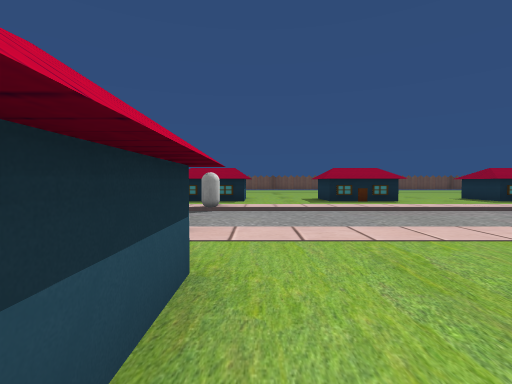
View 1 (above)

24 first-person views from a walk through a scene from a Unity 3-D project. The camera is 0.59 m above the floor, tilts 2° down and sees 85° across. The floor is counted in squares, 1 m on a side. Each view is taken from the middle of a square. On the plan, view 1 faces up. The plan holds only what a view shows up to about 9 squares ahead; the rest is blank. The place goes on beyond the plan. Some surface patterns are stand-ins.

View 2
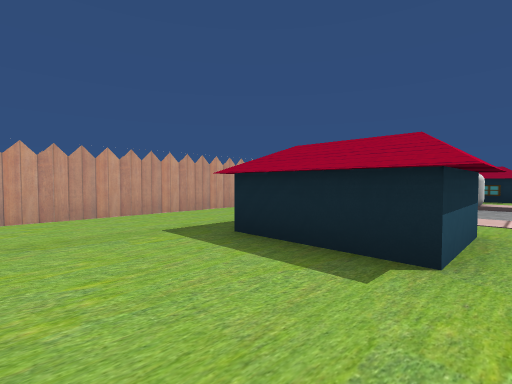

View 3
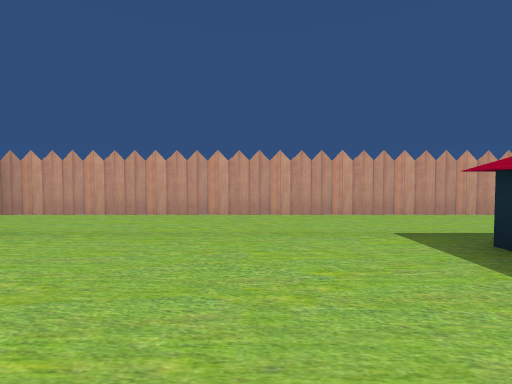

View 4
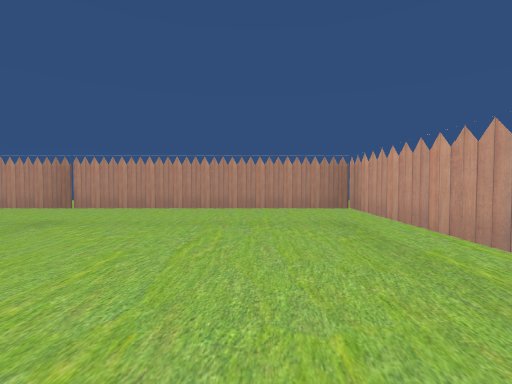

View 5
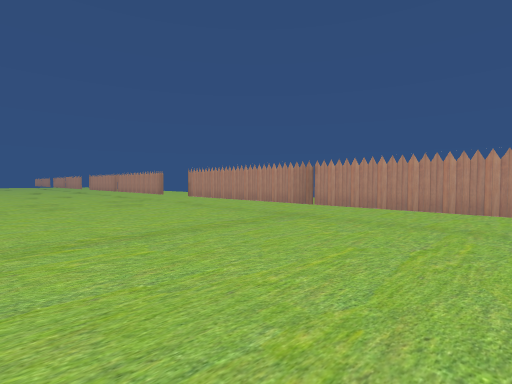

View 6
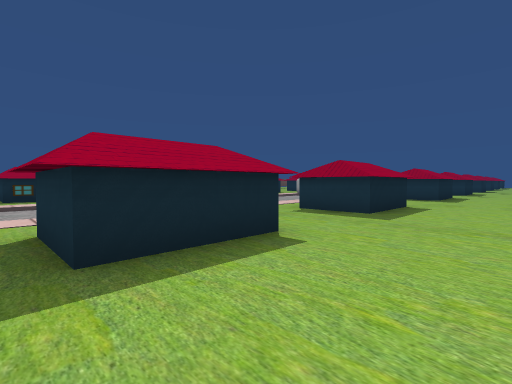

View 7
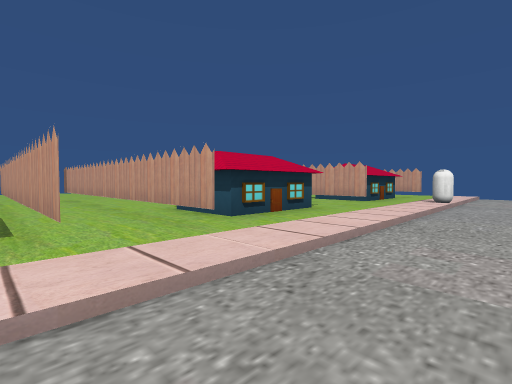

View 8
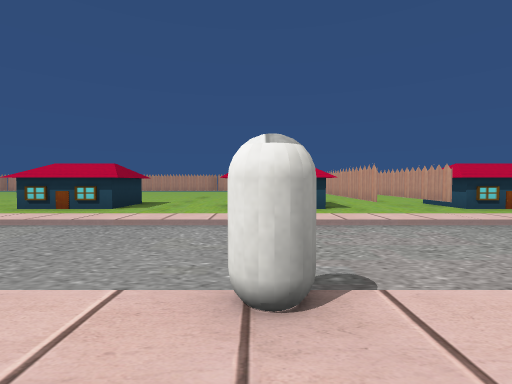

View 9
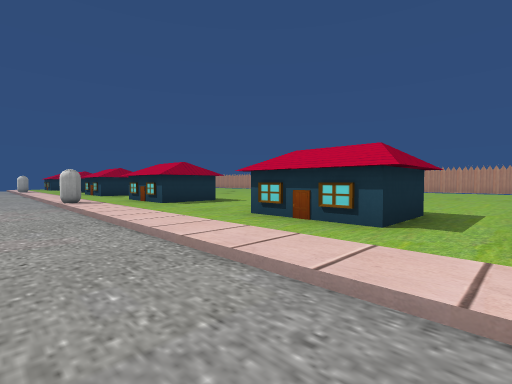

View 10
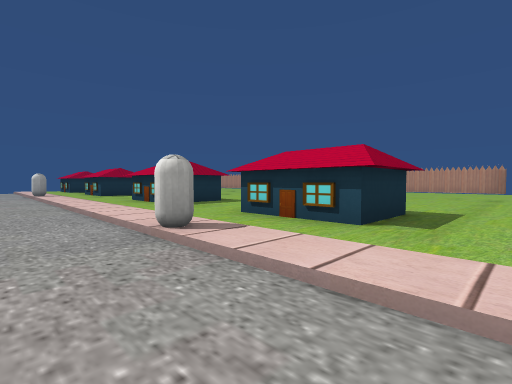

View 11
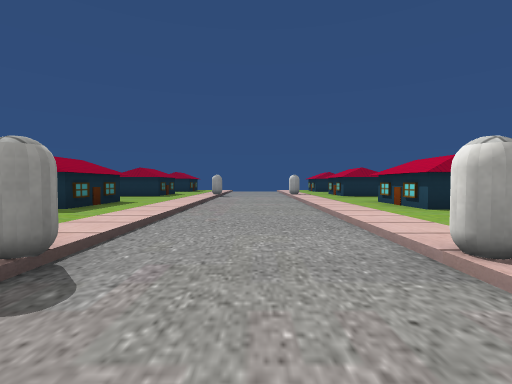

View 12
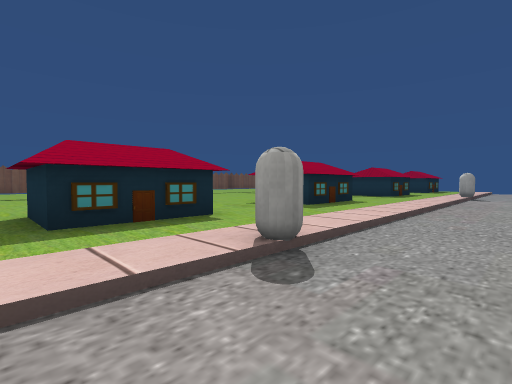

View 13
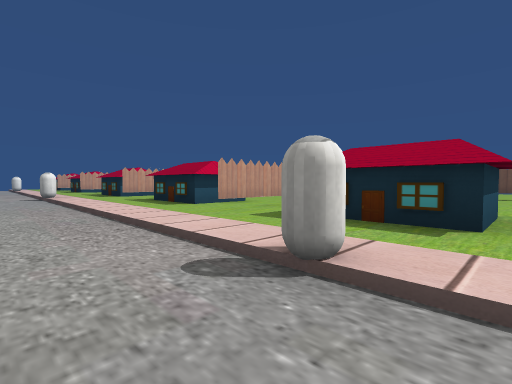

View 14
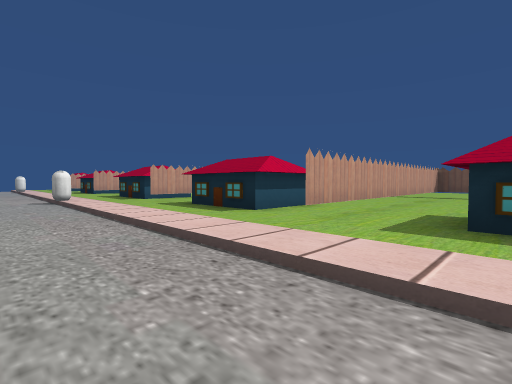

View 15
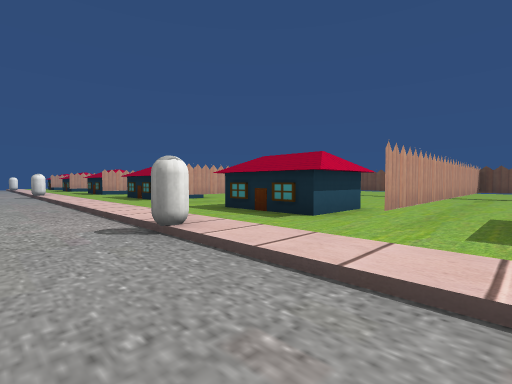

View 16
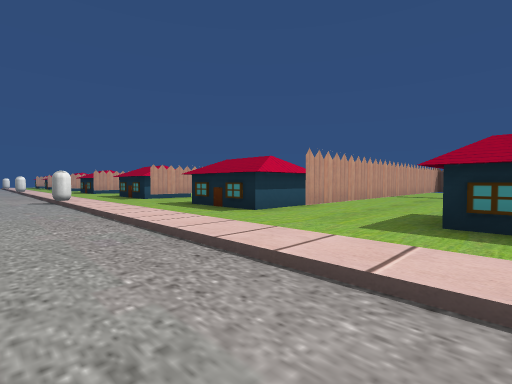

View 17
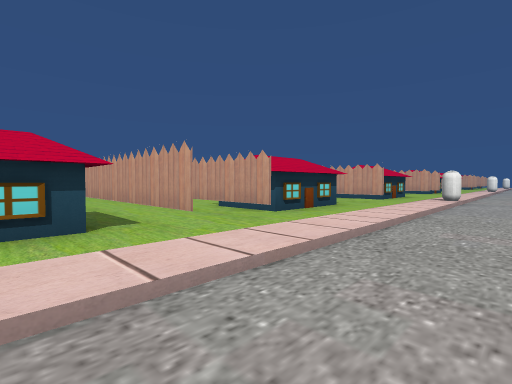

View 18
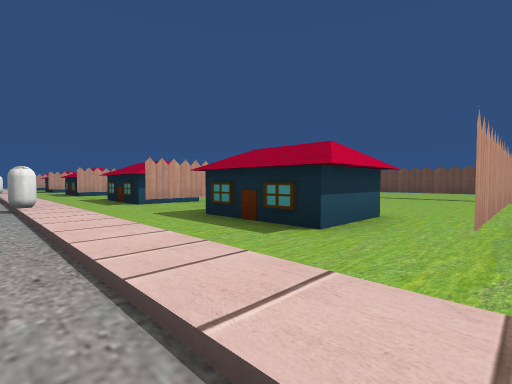

View 19
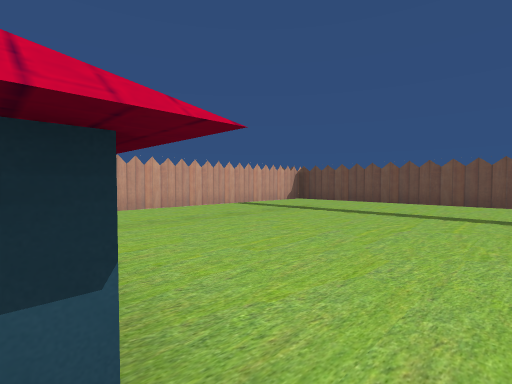

View 20
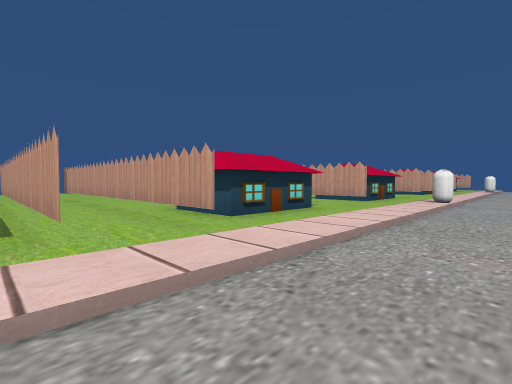

View 21
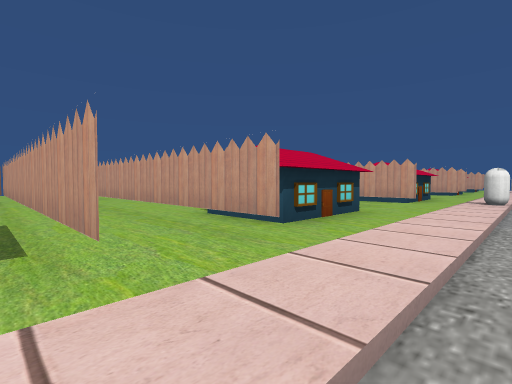

View 22
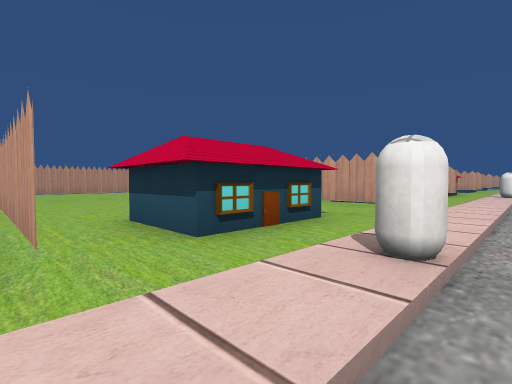

View 23
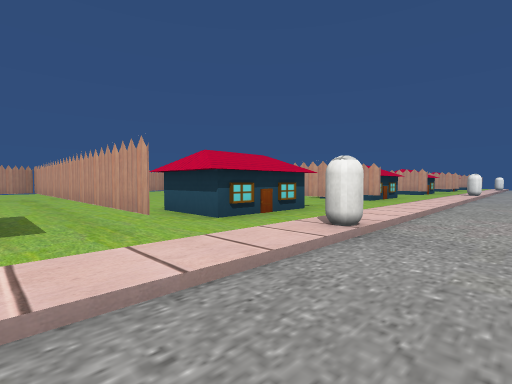

View 24
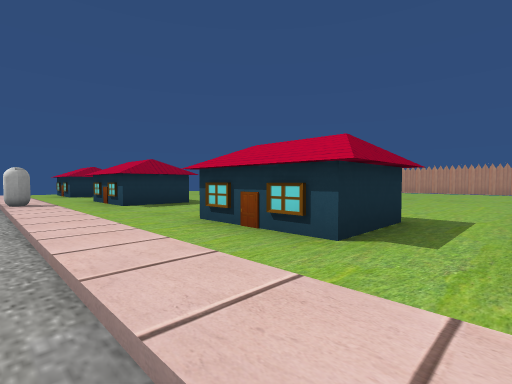

### Floor plan
Key: @ floor where view 1 was taken; # wall or solid block; . main floor; - floor 0.1 m lower than the main floor; ^ raised ledge; C capsule; T thing the floor can be seen under or through.
Columns run from 5 left of view 1 to 28 right of it. Each row starts with its distance up from view 1.
 18                           .....
 17                          ......
 16                      ####TTTTTT#
 15                     .#....T....#
 14                     .#....T....#
 13                     .T....T....#
 12                    ..T....T....#.
 11                    ..T....T....#.
 10    #            #  #.T.# ^T^ #..^
  9    ##^ ^##. .##^#^##.T.##^T^##..^#
  8    ...............................
  7   ..C.........C.........C.........
  6   --------------------------------
  5   --------------------------------
  4   --------------------------------
  3   ..C.........C.........C........C
  2 ..#^^..^^^T.#^^..^^^T.#^^..^^^##.^
  1 ..^ #..^ #T.^  ..^ #T.^##..^ ###^
  0 ..T^^@.^^^T.T^ ..^ ^T.#^^..^ ^##^^
 -1 .T.... ...TT..   . .T#....#... #
 -2 .T.... ...TT..   ...T#....#..  #
 -3 .T.... ...TT..   ...##....#..
 -4 .T.... ...TT.    ...##....#..
 -5 ..TTTTTTTTT.T   #####.#TTT#TTT
 -6 ............     ..  .........
 -7  .........           ..   ...

Where each view was taken, in squares from view 1:
view 1: 0 up, 0 right, facing up
view 2: 2 down, 0 right, facing up-left
view 3: 2 down, 0 right, facing left
view 4: 1 down, 2 left, facing down
view 5: 1 down, 2 left, facing down-right
view 6: 2 down, 3 left, facing up-right
view 7: 5 up, 7 right, facing down-left
view 8: 8 up, 9 right, facing down
view 9: 5 up, 11 right, facing down-right
view 10: 5 up, 16 right, facing down-right
view 11: 5 up, 17 right, facing right
view 12: 5 up, 17 right, facing up-right
view 13: 5 up, 20 right, facing up-left
view 14: 5 up, 18 right, facing up-left
view 15: 5 up, 22 right, facing up-left
view 16: 5 up, 28 right, facing up-left
view 17: 5 up, 28 right, facing down-left
view 18: 6 up, 26 right, facing up-left
view 19: 10 up, 25 right, facing up-left
view 20: 5 up, 17 right, facing down-left
view 21: 4 up, 17 right, facing down-left
view 22: 4 up, 21 right, facing down-left
view 23: 5 up, 22 right, facing down-left
view 24: 4 up, 21 right, facing down-right
